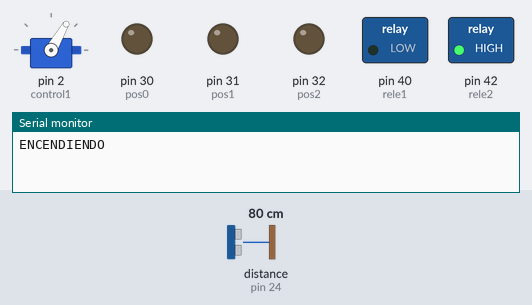
The sketch below on a simulated Arduino Mega 2560, built with avr-gcc and run on an emulated ATmega2560. Shown: servo, switched loads named in the sketch (green lamp = pin HIGH), output pins drawn as LEDs (lit = HIGH), the last lines printed to the serial monitor. Wiring (inferred from the names in the program): ultrasonic range finder: trigger pin 22; echo pin 24. The test bench sets the inputs (shaded band); at power-on: distance to the obstacle (sensor on pin 24) 80 cm. The echo pulse lasts 58.3 µs per cm; pins used as bus, display or sensor lines are not drawn.

Above: at 1.7 s.
1.8 s: distance to the obstacle (sensor on pin 24) set to 23 cm
3.8 s: distance to the obstacle (sensor on pin 24) set to 20 cm
At 5.3 s:
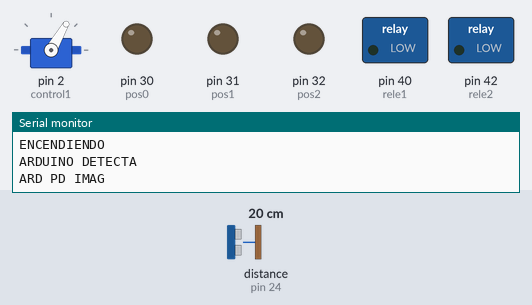
Timing chart, 0 to 6.8 s (numbered marks = the images above; inputs shaded):
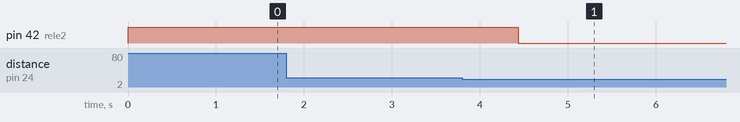

The sketch:

DISPENSADORV4.ino
```cpp
#include <Adafruit_MLX90614.h>
#include <EEPROM.h>
#include <Servo.h>
#include <Wire.h>
#include <SoftwareSerial.h>
Adafruit_MLX90614 termometroIR = Adafruit_MLX90614();
int distancia1=0;
int distancia2=0;
int rele1=40;
int rele2=42;
//SoftwareSerial miBT(10,11);// PARA inicializar el bluetooh
Servo control1;
int bandera1=0;
int bandera2=0;
int bandera3=0;
int i=1;
int i2=0;
int TRIG1 = 22;
int ECO1= 24;
int TRIG2 = 26;
int ECO2= 28;
int pos0=30;
int pos1=31;
int pos2=32;
float temperaturaAmbiente=0;
float temperaturaObjeto=0;
int mano=0;
char blue=0;
float TEMPPRUEBA=0;
int cont=0;
int p1=0;
int p2=0;
int p3=0;
int p4=0;
int contador =0;//avisa si no hay recepcion por parte de BT
int dato=0;
void setup() {
    Serial.begin(9600);
    Serial1.begin(9600);
    termometroIR.begin(); // Iniciar termómetro infrarrojo con Arduino
    pinMode(2, OUTPUT); // servo
    //pinMode(38, INPUT); // sensor infarrojo
    pinMode(TRIG1, OUTPUT);
    pinMode(ECO1, INPUT);
    pinMode(TRIG2, OUTPUT);
    pinMode(ECO2, INPUT);
    pinMode(pos0, OUTPUT);
    pinMode(pos1, OUTPUT);
    pinMode(pos2, OUTPUT);
    pinMode(38,INPUT_PULLUP);
    pinMode(rele1, OUTPUT);
    pinMode(rele2, OUTPUT);
    //digitalWrite(38, LOW);
    digitalWrite(rele2, HIGH);
    Wire.begin();// comunicacion I2C
    control1.attach(2);
    control1.write(60);
    //miBT.begin(38400);// velocidad de comunicacion del bluetooh
    delay(500);
}
//esta funcion es para medir distancia
int medirdistancia (int TRIG, int ECO)
{
  int DURACION = 0;
  int DISTANCIA = 0;
  digitalWrite(TRIG, HIGH);
  delay(1);
  digitalWrite(TRIG, LOW);
  DURACION = pulseIn(ECO, HIGH);
  DISTANCIA= DURACION / 58.2;
  delay(200);
  return DISTANCIA;
}

//esta funcion es para detectar persona en un rango de 1mt
int medirdistancia2 (int TRIG, int ECO)
{
int DURACION1 = 0;
int DISTANCIA1 = 0;
int rev1=0;
nuevo:
digitalWrite(TRIG, HIGH);
delay(1);
digitalWrite(TRIG, LOW);
DURACION1 = pulseIn(ECO, HIGH);
DISTANCIA1= DURACION1 / 58.2;
delay(200);
if (DISTANCIA1 > 100  || DISTANCIA1< 0 )
{
  goto nuevo;
}return DISTANCIA1;
}
//procedimiento para repartir gel
void repartirgel()
{
int revisar=0;
int cont2=0;
delay(250);
Serial.println("gel");
do{
Serial1.println("l@05;---");
delay(250);
if(Serial1.available())
blue=Serial1.read();
delay(250);
}while(blue!='L');
do {
digitalWrite(pos0, LOW);
digitalWrite(pos1, HIGH);
digitalWrite(pos2, HIGH);
revisar=medirdistancia(TRIG1, ECO1);
 Serial.println(revisar);
 if (digitalRead(38) == HIGH && revisar < 50)//sirve para detectar la mano en el dispensador mediante el sensor de movimiento
{
Serial.println("REPARTIENDO");
delay(250);
control1.write(0);
delay(400);
control1.write(60);
delay(400);
control1.write(0);
delay(400);
control1.write(60);
delay(400);
goto fin;
}
delay(100);
cont2++;
if (cont2==50)
{
do{
Serial1.println("l@05;---");
delay(250);
if(Serial1.available())
blue=Serial1.read();
delay(250);
}while(blue!='L');//vuelve a repetir durante 5 segundo que de la mano
cont2=0;
}
}while(revisar < 50);
revisar=medirdistancia(TRIG1, ECO1);
Serial.println("mira sali");
delay(250);
Serial.println(revisar);
fin:
Serial1.println("m@05;---");// apagando mano en el dispensador
delay(250);
}

//////////////////////////////////////////////////////////////////////////////////////////////////////////////
//////////////////////////////////////////////////////////////////////////////////////////////////////////////
//////////////////////////////////////////////////////////////////////////////////////////////////////////////
void loop()
{
  /*
digitalWrite(rele2, HIGH);//prendo y apagao reles para las luces
digitalWrite(rele1, LOW);
delay(1000);
digitalWrite(rele1, HIGH);
delay(1000);
digitalWrite(rele1, LOW);
delay(1000);
digitalWrite(pos0, HIGH);
digitalWrite(pos1, LOW);
digitalWrite(pos2, LOW);
Serial.println("listo");
*/
/////////////////////////////////////////////////Lectura ultrasonico persona
J:
distancia1=medirdistancia(TRIG1, ECO1);
//delay(250);
delay(100);
 Serial.println("ENCENDIENDO");
do{
  distancia1=medirdistancia(TRIG1, ECO1);
  //Serial.println("ENCENDIENDO");
  delay(250);
  }while(distancia1>20);//para encender el equipo, con este me sercioro que todo este listo antes de conectar al bluetooh

Serial.println("ARDUINO DETECTA");
digitalWrite(rele1, LOW);
digitalWrite(rele2, LOW);
//////////////////////////////////////////////////////////////////////////////////////////////////////////
//////////////////////////////////////////////////////////////////////////////////////////////////////////
do
{
  if ((contador == 0)||(contador>=14))
  {
    Serial1.print("c@05;---");  //enciendo pantalla DETECTANDO PERSONA
    Serial.println("ARD PD IMAG");  //
    delay(50);
  }
  contador++;
  delay(100);
  if(Serial1.available())
  {
    blue=Serial1.read();
    delay(50);
    Serial.println("ARD RX = "+String(blue));
    delay(50);
    Serial.println("CONT = "+String(contador));
    delay(50);
    if(blue=="C"){contador=1;}
  }
  if (contador>14)
  {
   contador=1;
   Serial.println("OUT");
   delay(100);
  }
}while(blue!='C');
blue=0;


delay(5000);
Serial1.print("a@05;---");
Serial.println("IMAGEN DE INICIO");
goto J;

////////////////////////////////////////////////////////////////////////////////////////////////////////////////////////////////////////////////////////////
/////////////////////////////////////////////////////////////////////////////////////////////////////////////////////////////////////////////////////////////

delay(1000);
Serial1.println("b@05;---");  //termogel apago pantalla termogel version encendiendo
delay(250);
digitalWrite(rele1, LOW);//COLOR VERDE O BLANCO
digitalWrite(rele2, LOW);//COLOR ROJO
delay(1000);
inicio:// etiqueta para regresar a la medicion despues de hacer todo el proceso de medicion de temperatura
bandera1=0;
digitalWrite(rele2, LOW);
delay (5000);
digitalWrite(rele2, HIGH);
//digitalWrite(rele2, LOW);
//delay (1000);
//digitalWrite(rele2, HIGH);
digitalWrite(pos0, LOW);// esto es para enviar al arduino uno para visualizar en el lcd
digitalWrite(pos1, HIGH);
digitalWrite(pos2, LOW);
if(p1==1)
{// esto es para apagar las pantallas que esten en el procesp, es decir cuando el man se va sin hacer el procedimiento el equipo debe regresar a su estado inicial y apagar toda pantalla
  do{
  p1=0;
  Serial1.println("f@05;---");
  delay(250);
  if(Serial1.available())
  blue=Serial1.read();
  delay(250);
  }while(blue!='F');
}
medir:// aqui es para detectar a la persona
delay (250);
do{
  distancia1=medirdistancia2(TRIG1, ECO1);
  Serial.println(distancia1);
  p1=1;
  delay(250);
  Serial1.println("i@05;---");  //pantalla detec person ojo debes hacer la nueva esa pantalla la pusimos ultimo
  delay(250);
  if(Serial1.available())
  blue=Serial1.read();
  delay(250);
  }while(distancia1>40);
  delay(500);
  do{//apago la pantalla de detectando perosna
//Serial.println("entrando");
//Serial1.println("        ");
//delay(250);
Serial1.println("k@05;---"); //  mano en el sensor por favor
delay(250);
if(Serial1.available())
{blue=Serial1.read();
delay(250);
}
}while(blue!='K');
  delay(250);
  digitalWrite(rele2, HIGH);
  p3=1;
  //Serial1.println("        ");
  //delay(250);
do{
//Serial.println("entrando");
//Serial1.println("        ");
//delay(250);
Serial1.println("e@05;---"); //  mano en el sensor por favor
delay(250);
if(Serial1.available())
{blue=Serial1.read();
delay(250);
//goto banderas;
}
}while(blue!='E');
//banderas:
bandera1=1;
distancia1=medirdistancia(TRIG1, ECO1);
delay(250);
cont=0;
Serial.println("SIGUIENTE");
Serial.println(distancia1);
while(distancia1<=40&&bandera1==1){
 Serial.println("SIGUIENTE2");
 distancia1=medirdistancia(TRIG1, ECO1);
 distancia2=medirdistancia(TRIG2, ECO2);
 p1=1;
 Serial.println(distancia1);
 delay(250);
 Serial.println(distancia2 );
 delay(250);
   if(distancia2<10){
    cont=0;
    bandera1=0;
    goto medirtemp;

    }
    delay(100);
    cont++;
    if(cont==6){
    do{
      Serial.println("4 segundos");
      delay(250);
      Serial1.println("ee@05;---"); // REPITE MANO SENSOR
      delay(250);
      if(Serial1.available())
        blue=Serial1.read();
        delay(250);
    }while(blue!='E');
     cont=0;
    }
     }
digitalWrite(rele1, HIGH);//COLOR VERDE O BLANCO
digitalWrite(rele2, LOW);//COLOR ROJO
//delay(1000);
goto inicio;
medirtemp:
//Serial1.println("f@05;---");// apagar pantalla de pasos Y MANO SENSOR
do{
Serial1.println("f@05;---");  //apago la pantalla de poner mano en sensor
delay(250);
if(Serial1.available())
blue=Serial1.read();
delay(250);
}while(blue!='F');
delay(250);
do{
Serial1.println("g@05;---"); //midiendo temperatura
delay(250);
if(Serial1.available())
blue=Serial1.read();
delay(250);
}while(blue!='G');
//Serial1.println("g@05;---");// midiendo temperatura
//delay(1000);
do{
Serial1.println("h@05;---");  //apagando midiendo temperatura
delay(250);
if(Serial1.available())
blue=Serial1.read();
delay(250);
}while(blue!='H');
//Serial1.println("h@05;---");// apagando temperatura
digitalWrite(rele2, LOW);
digitalWrite(pos0, HIGH);//pin lcd control al arduino uno
digitalWrite(pos1, HIGH);
digitalWrite(pos2, LOW);
do{
Serial1.println("j@05;---");  //i buena y j mala
delay(250);
if(Serial1.available())
blue=Serial1.read();
delay(250);
}while(blue!='J');//midiendo temp
TEMPPRUEBA=34.5;//d significa q voy enviar la temp, la app envia D, enviar E CORRECTO Y  F ALARMA
Serial.println(TEMPPRUEBA);
delay(1000);
digitalWrite(pos0, LOW);
digitalWrite(pos1, HIGH);
digitalWrite(pos2, HIGH);
do{
Serial1.println("k@05;---");  //i buena y j mala
delay(250);
if(Serial1.available())
blue=Serial1.read();
delay(250);
}while(blue!='K');
//Serial1.println("k@05;---");
repartirgel();
goto inicio;
}
```

Measured:
- the behaviour switches between 22 and 21 cm on distance to the obstacle (sensor on pin 24) (found by bisection; images 0 and 1)
- after the input at 1.8 s, every drawn part: stays the same
- after the input at 3.8 s, pin 42 (rele2): HIGH → LOW after 0.64 s
